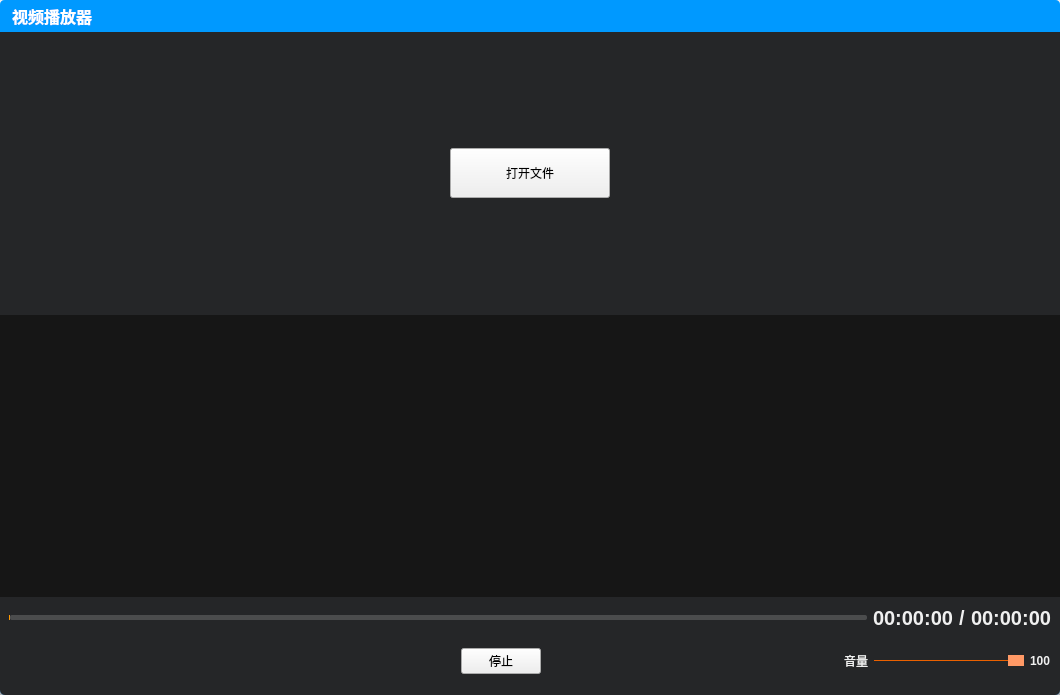
<?xml version="1.0" encoding="UTF-8"?>
<ui version="4.0">
 <class>Widget</class>
 <widget class="QWidget" name="Widget">
  <property name="geometry">
   <rect>
    <x>0</x>
    <y>0</y>
    <width>1060</width>
    <height>695</height>
   </rect>
  </property>
  <property name="windowTitle">
   <string>Form</string>
  </property>
  <layout class="QVBoxLayout" name="verticalLayout">
   <property name="spacing">
    <number>0</number>
   </property>
   <property name="leftMargin">
    <number>0</number>
   </property>
   <property name="topMargin">
    <number>0</number>
   </property>
   <property name="rightMargin">
    <number>0</number>
   </property>
   <property name="bottomMargin">
    <number>0</number>
   </property>
   <item>
    <widget class="QWidget" name="widget_frame" native="true">
     <property name="styleSheet">
      <string notr="true">QWidget#widget_frame
{
	border:3px solid  rgb(46, 165, 255);
	background-color: rgba(255, 255, 255, 0);
	border-radius:5px;
}

QWidget#widget_back
{
border-radius:3px;
}

QWidget#widget_title
{
	border-top-right-radius:5px;
	border-top-left-radius:5px;
}

QWidget#widget_container
{
	border-bottom-right-radius:5px;
	border-bottom-left-radius:5px;
}

QStackedWidget
{
	border-bottom-right-radius:5px;
	border-bottom-left-radius:5px;
}

QWidget#page_courseList
{
	border-bottom-right-radius:5px;
	border-bottom-left-radius:5px;
}

	</string>
     </property>
     <layout class="QVBoxLayout" name="verticalLayout_6">
      <property name="spacing">
       <number>0</number>
      </property>
      <property name="leftMargin">
       <number>0</number>
      </property>
      <property name="topMargin">
       <number>0</number>
      </property>
      <property name="rightMargin">
       <number>0</number>
      </property>
      <property name="bottomMargin">
       <number>0</number>
      </property>
      <item>
       <widget class="QWidget" name="widget_back" native="true">
        <property name="styleSheet">
         <string notr="true"/>
        </property>
        <layout class="QVBoxLayout" name="verticalLayout_8">
         <property name="spacing">
          <number>0</number>
         </property>
         <property name="leftMargin">
          <number>0</number>
         </property>
         <property name="topMargin">
          <number>0</number>
         </property>
         <property name="rightMargin">
          <number>0</number>
         </property>
         <property name="bottomMargin">
          <number>0</number>
         </property>
         <item>
          <layout class="QVBoxLayout" name="verticalLayout_titleWidget_Back">
           <property name="spacing">
            <number>0</number>
           </property>
           <property name="topMargin">
            <number>0</number>
           </property>
           <item>
            <widget class="QWidget" name="widget_title" native="true">
             <property name="sizePolicy">
              <sizepolicy hsizetype="Preferred" vsizetype="Fixed">
               <horstretch>0</horstretch>
               <verstretch>0</verstretch>
              </sizepolicy>
             </property>
             <property name="minimumSize">
              <size>
               <width>0</width>
               <height>32</height>
              </size>
             </property>
             <property name="maximumSize">
              <size>
               <width>16777215</width>
               <height>32</height>
              </size>
             </property>
             <property name="styleSheet">
              <string notr="true">
QPushButton#btnMenu,QPushButton#btnMenu_Min,QPushButton#btnMenu_Max,QPushButton#btnMenu_Close{
	border-radius:0px;
	color: #F0F0F0;
	background-color:rgba(0,0,0,0);
	border-style:none;
}

QPushButton#btnMenu:hover,QPushButton#btnMenu_Min:hover,QPushButton#btnMenu_Max:hover{
	background-color: qlineargradient(spread:pad, x1:0, y1:1, x2:0, y2:0, stop:0 rgba(25, 134, 199, 0), stop:1 #636363);
}

QPushButton#btnMenu_Close:hover{
	background-color: qlineargradient(spread:pad, x1:0, y1:1, x2:0, y2:0, stop:0 rgba(238, 0, 0, 128), stop:1 rgba(238, 44, 44, 255));
}

QWidget#widget_title{
        background-color:rgb(0, 153, 255); 
}

QLabel#lab_Ico,QLabel#lab_Title{
	border-radius:0px;
	color: #F0F0F0;
	background-color:rgba(0,0,0,0);
	border-style:none;
}
</string>
             </property>
             <layout class="QHBoxLayout" name="horizontalLayout_40">
              <property name="spacing">
               <number>0</number>
              </property>
              <property name="leftMargin">
               <number>0</number>
              </property>
              <property name="topMargin">
               <number>0</number>
              </property>
              <property name="rightMargin">
               <number>0</number>
              </property>
              <property name="bottomMargin">
               <number>0</number>
              </property>
              <item>
               <layout class="QHBoxLayout" name="horizontalLayout_19">
                <property name="spacing">
                 <number>0</number>
                </property>
                <property name="leftMargin">
                 <number>12</number>
                </property>
                <property name="topMargin">
                 <number>0</number>
                </property>
                <property name="rightMargin">
                 <number>0</number>
                </property>
                <item>
                 <widget class="QLabel" name="label_titleName">
                  <property name="styleSheet">
                   <string notr="true">color: rgb(255, 255, 255);
font-size:16px;
font-weight:bold;
font-family:&quot;微软雅黑&quot;;</string>
                  </property>
                  <property name="text">
                   <string>视频播放器</string>
                  </property>
                 </widget>
                </item>
                <item>
                 <spacer name="horizontalSpacer_26">
                  <property name="orientation">
                   <enum>Qt::Horizontal</enum>
                  </property>
                  <property name="sizeHint" stdset="0">
                   <size>
                    <width>40</width>
                    <height>20</height>
                   </size>
                  </property>
                 </spacer>
                </item>
                <item>
                 <widget class="QWidget" name="widget_titleBtn" native="true">
                  <property name="sizePolicy">
                   <sizepolicy hsizetype="Preferred" vsizetype="Expanding">
                    <horstretch>0</horstretch>
                    <verstretch>0</verstretch>
                   </sizepolicy>
                  </property>
                  <property name="maximumSize">
                   <size>
                    <width>16777215</width>
                    <height>46</height>
                   </size>
                  </property>
                  <layout class="QHBoxLayout" name="horizontalLayout_5">
                   <property name="spacing">
                    <number>2</number>
                   </property>
                   <property name="leftMargin">
                    <number>0</number>
                   </property>
                   <property name="topMargin">
                    <number>0</number>
                   </property>
                   <property name="rightMargin">
                    <number>0</number>
                   </property>
                   <property name="bottomMargin">
                    <number>0</number>
                   </property>
                   <item>
                    <widget class="QPushButton" name="btnMenu_Min">
                     <property name="sizePolicy">
                      <sizepolicy hsizetype="Minimum" vsizetype="Expanding">
                       <horstretch>0</horstretch>
                       <verstretch>0</verstretch>
                      </sizepolicy>
                     </property>
                     <property name="maximumSize">
                      <size>
                       <width>16777215</width>
                       <height>60</height>
                      </size>
                     </property>
                     <property name="cursor">
                      <cursorShape>ArrowCursor</cursorShape>
                     </property>
                     <property name="focusPolicy">
                      <enum>Qt::NoFocus</enum>
                     </property>
                     <property name="layoutDirection">
                      <enum>Qt::LeftToRight</enum>
                     </property>
                     <property name="styleSheet">
                      <string notr="true"/>
                     </property>
                     <property name="text">
                      <string/>
                     </property>
                     <property name="icon">
                      <iconset resource="resources.qrc">
                       <normaloff>:/image/showminisizebtn.png</normaloff>:/image/showminisizebtn.png</iconset>
                     </property>
                     <property name="iconSize">
                      <size>
                       <width>22</width>
                       <height>22</height>
                      </size>
                     </property>
                     <property name="flat">
                      <bool>true</bool>
                     </property>
                    </widget>
                   </item>
                   <item>
                    <widget class="QPushButton" name="btnMenu_Max">
                     <property name="sizePolicy">
                      <sizepolicy hsizetype="Minimum" vsizetype="Expanding">
                       <horstretch>0</horstretch>
                       <verstretch>0</verstretch>
                      </sizepolicy>
                     </property>
                     <property name="maximumSize">
                      <size>
                       <width>16777215</width>
                       <height>60</height>
                      </size>
                     </property>
                     <property name="cursor">
                      <cursorShape>ArrowCursor</cursorShape>
                     </property>
                     <property name="focusPolicy">
                      <enum>Qt::NoFocus</enum>
                     </property>
                     <property name="layoutDirection">
                      <enum>Qt::LeftToRight</enum>
                     </property>
                     <property name="styleSheet">
                      <string notr="true"/>
                     </property>
                     <property name="text">
                      <string/>
                     </property>
                     <property name="icon">
                      <iconset resource="resources.qrc">
                       <normaloff>:/image/showmaxsizebtn.png</normaloff>:/image/showmaxsizebtn.png</iconset>
                     </property>
                     <property name="iconSize">
                      <size>
                       <width>22</width>
                       <height>22</height>
                      </size>
                     </property>
                     <property name="flat">
                      <bool>true</bool>
                     </property>
                    </widget>
                   </item>
                  </layout>
                 </widget>
                </item>
                <item>
                 <widget class="QPushButton" name="btnMenu_Close">
                  <property name="sizePolicy">
                   <sizepolicy hsizetype="Minimum" vsizetype="Expanding">
                    <horstretch>0</horstretch>
                    <verstretch>0</verstretch>
                   </sizepolicy>
                  </property>
                  <property name="cursor">
                   <cursorShape>PointingHandCursor</cursorShape>
                  </property>
                  <property name="styleSheet">
                   <string notr="true"/>
                  </property>
                  <property name="text">
                   <string/>
                  </property>
                  <property name="icon">
                   <iconset resource="resources.qrc">
                    <normaloff>:/image/close_normal.png</normaloff>:/image/close_normal.png</iconset>
                  </property>
                  <property name="iconSize">
                   <size>
                    <width>28</width>
                    <height>28</height>
                   </size>
                  </property>
                 </widget>
                </item>
               </layout>
              </item>
             </layout>
            </widget>
           </item>
          </layout>
         </item>
         <item>
          <widget class="QWidget" name="widget_container" native="true">
           <property name="styleSheet">
            <string notr="true">QWidget#widget_container
{
	background-color: rgb(22, 22, 22);
}
</string>
           </property>
           <layout class="QVBoxLayout" name="verticalLayout_3">
            <property name="spacing">
             <number>0</number>
            </property>
            <property name="leftMargin">
             <number>0</number>
            </property>
            <property name="topMargin">
             <number>0</number>
            </property>
            <property name="rightMargin">
             <number>0</number>
            </property>
            <property name="bottomMargin">
             <number>0</number>
            </property>
            <item>
             <layout class="QHBoxLayout" name="horizontalLayout_6">
              <property name="spacing">
               <number>0</number>
              </property>
              <property name="rightMargin">
               <number>0</number>
              </property>
              <property name="bottomMargin">
               <number>0</number>
              </property>
              <item>
               <layout class="QVBoxLayout" name="verticalLayout_4">
                <property name="spacing">
                 <number>0</number>
                </property>
                <property name="topMargin">
                 <number>0</number>
                </property>
                <property name="rightMargin">
                 <number>0</number>
                </property>
                <item>
                 <widget class="QWidget" name="widget_showopen" native="true">
                  <property name="sizePolicy">
                   <sizepolicy hsizetype="Preferred" vsizetype="Expanding">
                    <horstretch>0</horstretch>
                    <verstretch>0</verstretch>
                   </sizepolicy>
                  </property>
                  <property name="styleSheet">
                   <string notr="true">QWidget#widget_showopen
{
	
	background-color: rgba(60, 65, 68,100);
}</string>
                  </property>
                  <layout class="QVBoxLayout" name="verticalLayout_5">
                   <item>
                    <layout class="QHBoxLayout" name="horizontalLayout_3">
                     <item>
                      <spacer name="horizontalSpacer">
                       <property name="orientation">
                        <enum>Qt::Horizontal</enum>
                       </property>
                       <property name="sizeHint" stdset="0">
                        <size>
                         <width>40</width>
                         <height>20</height>
                        </size>
                       </property>
                      </spacer>
                     </item>
                     <item>
                      <widget class="QToolButton" name="toolButton_open">
                       <property name="minimumSize">
                        <size>
                         <width>160</width>
                         <height>50</height>
                        </size>
                       </property>
                       <property name="text">
                        <string>打开文件</string>
                       </property>
                      </widget>
                     </item>
                     <item>
                      <spacer name="horizontalSpacer_2">
                       <property name="orientation">
                        <enum>Qt::Horizontal</enum>
                       </property>
                       <property name="sizeHint" stdset="0">
                        <size>
                         <width>40</width>
                         <height>20</height>
                        </size>
                       </property>
                      </spacer>
                     </item>
                    </layout>
                   </item>
                  </layout>
                 </widget>
                </item>
                <item>
                 <widget class="QWidget" name="widget_video" native="true">
                  <property name="sizePolicy">
                   <sizepolicy hsizetype="Expanding" vsizetype="Expanding">
                    <horstretch>0</horstretch>
                    <verstretch>0</verstretch>
                   </sizepolicy>
                  </property>
                  <property name="styleSheet">
                   <string notr="true"/>
                  </property>
                  <layout class="QVBoxLayout" name="verticalLayout_2">
                   <item>
                    <widget class="kunplay_showvideowight" name="widget_videoPlayer" native="true"/>
                   </item>
                  </layout>
                 </widget>
                </item>
               </layout>
              </item>
             </layout>
            </item>
            <item>
             <widget class="QWidget" name="widget_controller" native="true">
              <property name="minimumSize">
               <size>
                <width>0</width>
                <height>60</height>
               </size>
              </property>
              <property name="styleSheet">
               <string notr="true">QWidget#widget_controller
{
	background-color: rgba(60, 65, 68,100);
}</string>
              </property>
              <layout class="QVBoxLayout" name="verticalLayout_7">
               <item>
                <layout class="QHBoxLayout" name="horizontalLayout_2">
                 <item>
                  <widget class="VideoSlider" name="horizontalSlider">
                   <property name="cursor">
                    <cursorShape>PointingHandCursor</cursorShape>
                   </property>
                   <property name="styleSheet">
                    <string notr="true">QSlider::groove:horizontal {
border: 0px solid #bbb;
}

QSlider::sub-page:horizontal {
background-color: #ff9900;
border-bottom-left-radius: 5px; 
border-top-left-radius: 5px; 

border-radius: 5px; 
margin-top:5px;
margin-bottom:5px;
}

QSlider::add-page:horizontal {
background-color: rgba(228, 228, 228, 50);v
border: 0px solid #777;
border-radius: 2px;
margin-top:5px;
margin-bottom:5px;
}
/*
QSlider::handle:horizontal {
background: rgb(255,153,102); 
border: 1px solid rgb(255,153,102); 
width: 14px;
height:10px;
border-radius: 7px;
margin-top:2px;
margin-bottom:2px;
}

QSlider::handle:horizontal:hover {
background: rgb(255,128,6); 
border: 1px solid rgba(102,102,102,102);
border-radius: 7px;
}*/

QSlider::sub-page:horizontal:disabled {
background: #bbb;
border-color: #999;
}

QSlider::add-page:horizontal:disabled {
background: #eee;
border-color: #999;
}

QSlider::handle:horizontal:disabled {
background: #eee;
border: 1px solid #aaa;
border-radius: 4px;
}



QProgressBar 
{   
border: 0px solid grey;   
border-radius: 5px;   
background-color: rgba(228, 228, 228, 50);
border-radius:5px;  /*边框拐角*/
}

</string>
                   </property>
                   <property name="orientation">
                    <enum>Qt::Horizontal</enum>
                   </property>
                  </widget>
                 </item>
                 <item>
                  <layout class="QHBoxLayout" name="horizontalLayout">
                   <item>
                    <widget class="QLabel" name="label_currenttime">
                     <property name="styleSheet">
                      <string notr="true">QLabel{
	border-radius:0px;
	color: #F0F0F0;
	background-color:rgba(0,0,0,0);
	border-style:none;
font: 10pt &quot;微软雅黑&quot;;
font-size:20px;
font-weight:bold;
}
</string>
                     </property>
                     <property name="text">
                      <string>00:00:00</string>
                     </property>
                    </widget>
                   </item>
                   <item>
                    <widget class="QLabel" name="label_2">
                     <property name="styleSheet">
                      <string notr="true">QLabel{
	border-radius:0px;
	color: #F0F0F0;
	background-color:rgba(0,0,0,0);
	border-style:none;
font: 10pt &quot;微软雅黑&quot;;
font-size:20px;
font-weight:bold;
}
</string>
                     </property>
                     <property name="text">
                      <string>/</string>
                     </property>
                    </widget>
                   </item>
                   <item>
                    <widget class="QLabel" name="label_totaltime">
                     <property name="styleSheet">
                      <string notr="true">QLabel{
	border-radius:0px;
	color: #F0F0F0;
	background-color:rgba(0,0,0,0);
	border-style:none;
font: 10pt &quot;微软雅黑&quot;;
font-size:20px;
font-weight:bold;
}
</string>
                     </property>
                     <property name="text">
                      <string>00:00:00</string>
                     </property>
                    </widget>
                   </item>
                  </layout>
                 </item>
                </layout>
               </item>
               <item>
                <layout class="QHBoxLayout" name="horizontalLayout_4">
                 <item>
                  <widget class="QPushButton" name="pushButton_open">
                   <property name="minimumSize">
                    <size>
                     <width>36</width>
                     <height>36</height>
                    </size>
                   </property>
                   <property name="cursor">
                    <cursorShape>PointingHandCursor</cursorShape>
                   </property>
                   <property name="styleSheet">
                    <string notr="true">QPushButton{ 
image: url(:image/open_normal.png);
border-radius:0px; 
} 
QPushButton:hover{ 
image: url(:image/open_focus.png);
border-radius:0px; 
} 
QPushButton:pressed{ 
image: url(:image/open_normal.png);
border-radius:0px; 
}
</string>
                   </property>
                   <property name="text">
                    <string/>
                   </property>
                  </widget>
                 </item>
                 <item>
                  <spacer name="horizontalSpacer_3">
                   <property name="orientation">
                    <enum>Qt::Horizontal</enum>
                   </property>
                   <property name="sizeHint" stdset="0">
                    <size>
                     <width>40</width>
                     <height>20</height>
                    </size>
                   </property>
                  </spacer>
                 </item>
                 <item>
                  <widget class="QPushButton" name="pushButton_play">
                   <property name="minimumSize">
                    <size>
                     <width>50</width>
                     <height>50</height>
                    </size>
                   </property>
                   <property name="cursor">
                    <cursorShape>PointingHandCursor</cursorShape>
                   </property>
                   <property name="styleSheet">
                    <string notr="true">QPushButton{ 
image: url(:image/start_normal.png);
border-radius:0px; 
}  
QPushButton:hover{ 
image: url(:image/start_focus.png);
border-radius:0px; 
} 
QPushButton:pressed{ 
image: url(:image/start_normal.png);
border-radius:0px; 
}
</string>
                   </property>
                   <property name="text">
                    <string/>
                   </property>
                  </widget>
                 </item>
                 <item>
                  <widget class="QPushButton" name="pushButton_pause">
                   <property name="minimumSize">
                    <size>
                     <width>50</width>
                     <height>50</height>
                    </size>
                   </property>
                   <property name="cursor">
                    <cursorShape>PointingHandCursor</cursorShape>
                   </property>
                   <property name="styleSheet">
                    <string notr="true">QPushButton{ 
image: url(:image/pause_normal.png);
border-radius:0px; 
} 
QPushButton:hover{ 
image: url(:image/pause_focus.png);
border-radius:0px; 
} 
QPushButton:pressed{ 
image: url(:image/pause_normal.png);
border-radius:0px; 
}
</string>
                   </property>
                   <property name="text">
                    <string/>
                   </property>
                  </widget>
                 </item>
                 <item>
                  <widget class="QPushButton" name="pushButton_stop">
                   <property name="cursor">
                    <cursorShape>PointingHandCursor</cursorShape>
                   </property>
                   <property name="text">
                    <string>停止</string>
                   </property>
                  </widget>
                 </item>
                 <item>
                  <spacer name="horizontalSpacer_4">
                   <property name="orientation">
                    <enum>Qt::Horizontal</enum>
                   </property>
                   <property name="sizeHint" stdset="0">
                    <size>
                     <width>40</width>
                     <height>20</height>
                    </size>
                   </property>
                  </spacer>
                 </item>
                 <item>
                  <widget class="QLabel" name="label_63">
                   <property name="styleSheet">
                    <string notr="true">QLabel{
	border-radius:0px;
	color: #F0F0F0;
	background-color:rgba(0,0,0,0);
	border-style:none;
font: 16px &quot;微软雅黑&quot;;

}
</string>
                   </property>
                   <property name="text">
                    <string>音量</string>
                   </property>
                   <property name="alignment">
                    <set>Qt::AlignLeading|Qt::AlignLeft|Qt::AlignVCenter</set>
                   </property>
                  </widget>
                 </item>
                 <item>
                  <widget class="QSlider" name="horizontalSlider_volume">
                   <property name="maximumSize">
                    <size>
                     <width>150</width>
                     <height>16777215</height>
                    </size>
                   </property>
                   <property name="styleSheet">
                    <string notr="true">QSlider::groove:horizontal {
border: 0px solid #bbb;
}

QSlider::sub-page:horizontal {
background: rgb(235,97,0);
border-radius: 0px;
margin-top:8px;
margin-bottom:8px;
}

QSlider::add-page:horizontal {
background: rgb(255,255, 255);
border: 0px solid #777;
border-radius: 2px;
margin-top:8px;
margin-bottom:8px;
}

QSlider::handle:horizontal {
background: rgb(255,153,102); 
border: 1px solid rgb(255,153,102); 
width: 14px;
height:10px;
border-radius: 7px;
margin-top:2px;
margin-bottom:2px;
}

QSlider::handle:horizontal:hover {
background: rgb(255,128,6); 
border: 1px solid rgba(102,102,102,102);
border-radius: 7px;
}

QSlider::sub-page:horizontal:disabled {
background: #bbb;
border-color: #999;
}

QSlider::add-page:horizontal:disabled {
background: #eee;
border-color: #999;
}

QSlider::handle:horizontal:disabled {
background: #eee;
border: 1px solid #aaa;
border-radius: 4px;
}

</string>
                   </property>
                   <property name="maximum">
                    <number>100</number>
                   </property>
                   <property name="singleStep">
                    <number>0</number>
                   </property>
                   <property name="pageStep">
                    <number>0</number>
                   </property>
                   <property name="value">
                    <number>100</number>
                   </property>
                   <property name="orientation">
                    <enum>Qt::Horizontal</enum>
                   </property>
                  </widget>
                 </item>
                 <item>
                  <widget class="QLabel" name="label_volume">
                   <property name="minimumSize">
                    <size>
                     <width>20</width>
                     <height>0</height>
                    </size>
                   </property>
                   <property name="styleSheet">
                    <string notr="true">QLabel{
	border-radius:0px;
	color: #F0F0F0;
	background-color:rgba(0,0,0,0);
	border-style:none;
font: 16px &quot;微软雅黑&quot;;
font-weight:bold;
}
</string>
                   </property>
                   <property name="text">
                    <string>100</string>
                   </property>
                   <property name="alignment">
                    <set>Qt::AlignLeading|Qt::AlignLeft|Qt::AlignVCenter</set>
                   </property>
                  </widget>
                 </item>
                </layout>
               </item>
              </layout>
             </widget>
            </item>
           </layout>
          </widget>
         </item>
        </layout>
       </widget>
      </item>
     </layout>
    </widget>
   </item>
  </layout>
 </widget>
 <customwidgets>
  <customwidget>
   <class>kunplay_showvideowight</class>
   <extends>QWidget</extends>
   <header>kunplay_showvideowight.h</header>
   <container>1</container>
  </customwidget>
  <customwidget>
   <class>VideoSlider</class>
   <extends>QSlider</extends>
   <header>videoslider.h</header>
  </customwidget>
 </customwidgets>
 <resources>
  <include location="resources.qrc"/>
 </resources>
 <connections/>
</ui>
